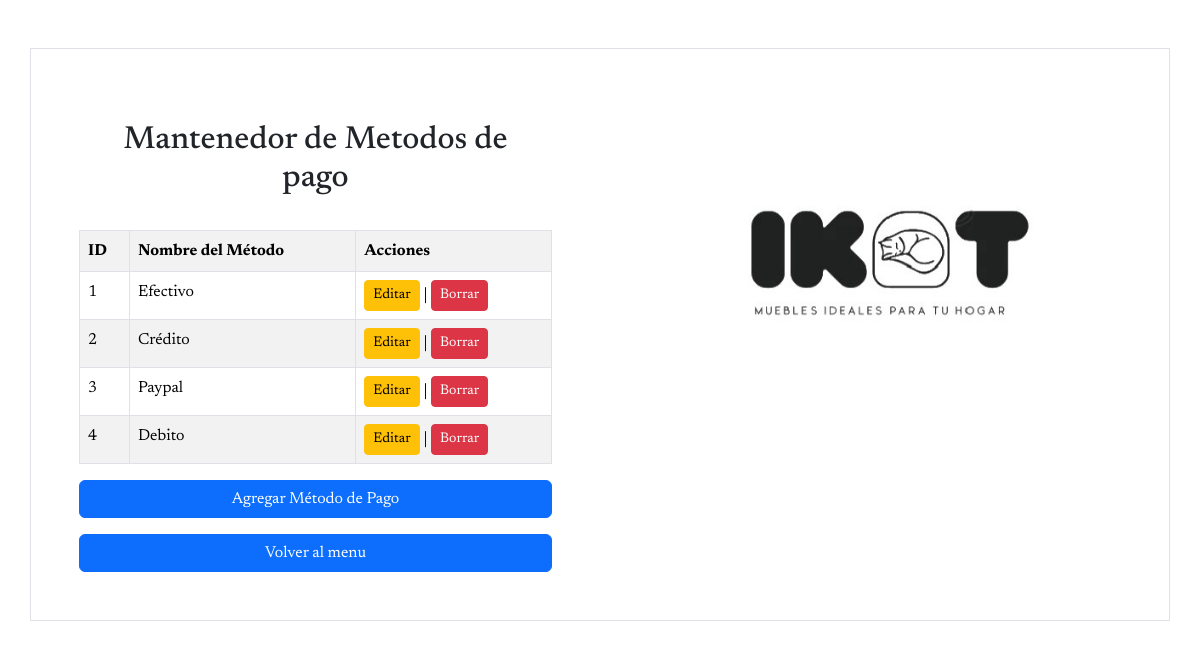
The app's page /mantenedores/Mantenedor_metodo_pago/mostrar_metodo_pago.php with its own data.
### tables this page shows
CREATE TABLE `metodo_pago` (
  `id_metodo` int(10) NOT NULL,
  `nombre_metodo` varchar(50) NOT NULL
);

### mantenedores/Mantenedor_metodo_pago/mostrar_metodo_pago.php (the view, shortened to what this page needs)
<?php
    include '../conexion.php';
?>
<!DOCTYPE html>
<html lang="en">
<head>
    <link href="https://cdn.jsdelivr.net/npm/bootstrap@5.3.3/dist/css/bootstrap.min.css" rel="stylesheet">
</head>
<body>
    <div class="container border mt-5" style="font-family: 'Newsreader', serif;">
        <div class="row">
            <div class="col-lg-6 p-5">
                <h2 class="text-center p-4">Mantenedor de Metodos de pago</h2>
                <div class="table-responsive">
                    <?php
                        $sql = "SELECT * FROM metodo_pago";
                        $result = $conn->query($sql);
                        if ($result->num_rows > 0) {
                            echo "<table class='table table-bordered table-striped'>
                                    <tr>
                                        <th>ID</th>
                                        <th>Nombre del Método</th>
                                        <th>Acciones</th>
                                    </tr>";
                            while($row = $result->fetch_assoc()) {
                                echo "<tr>
                                        <td>" . $row["id_metodo"] . "</td>
                                        <td>" . $row["nombre_metodo"] . "</td>
                                        <td>
                                            <a href='editar_metodo_pago.php?id=" . $row["id_metodo"] . "' class='btn btn-warning btn-sm'>Editar</a> |
                                            <a href='borrar_metodo_pago.php?id=" . $row["id_metodo"] . "' class='btn btn-danger btn-sm'>Borrar</a>
                                        </td>
                                      </tr>";
                            }
                            echo "</table>";
                            echo "<a href='insertar_metodo_pago.php' class='btn btn-primary mt-3 d-block'>Agregar Método de Pago</a>";
                            echo "<a href='../menu/menu.html' class='btn btn-primary mt-3 d-block'>Volver al menu</a>";
                        } else {
                            echo "<p class='text-center'>No hay métodos de pago registrados.</p>";
                            echo "<a href='insertar_metodo_pago.php' class='btn btn-primary mt-3 d-block'>Agregar Método de Pago</a>";
                            echo "<a href='../menu/menu.html' class='btn btn-primary mt-3 d-block'>Volver al menu</a>";
                        }
                    ?>
                </div>
            </div>
            <div class="col-lg-6">
                <img src="../ikat.jpg" width="100%" alt="Imagen de Ikat">
            </div>
        </div>
    </div>
</body>
</html>

### records on screen
metodo_pago: id_metodo "1", nombre_metodo "Efectivo"
metodo_pago: id_metodo "2", nombre_metodo "Crédito"
metodo_pago: id_metodo "3", nombre_metodo "Paypal"
metodo_pago: id_metodo "4", nombre_metodo "Debito"
